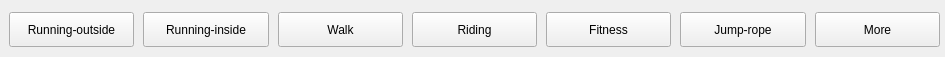
              <widget class="QWidget" name="scrollAreaWidgetContents_2">
               <property name="geometry">
                <rect>
                 <x>0</x>
                 <y>0</y>
                 <width>945</width>
                 <height>57</height>
                </rect>
               </property>
               <widget class="QWidget" name="layoutWidget">
                <property name="geometry">
                 <rect>
                  <x>9</x>
                  <y>11</y>
                  <width>931</width>
                  <height>37</height>
                 </rect>
                </property>
                <layout class="QHBoxLayout" name="horizontalLayout_2">
                 <property name="spacing">
                  <number>9</number>
                 </property>
                 <item>
                  <widget class="QPushButton" name="button_sports_running_outside">
                   <property name="minimumSize">
                    <size>
                     <width>125</width>
                     <height>35</height>
                    </size>
                   </property>
                   <property name="text">
                    <string>Running-outside</string>
                   </property>
                   <property name="icon">
                    <iconset resource="../res.qrc">
                     <normaloff>:/icons/icon/benpao.png</normaloff>:/icons/icon/benpao.png</iconset>
                   </property>
                   <property name="iconSize">
                    <size>
                     <width>24</width>
                     <height>24</height>
                    </size>
                   </property>
                  </widget>
                 </item>
                 <item>
                  <widget class="QPushButton" name="button_sports_running_inside">
                   <property name="minimumSize">
                    <size>
                     <width>125</width>
                     <height>35</height>
                    </size>
                   </property>
                   <property name="text">
                    <string>Running-inside</string>
                   </property>
                   <property name="icon">
                    <iconset resource="../res.qrc">
                     <normaloff>:/icons/icon/shineipaobu.png</normaloff>:/icons/icon/shineipaobu.png</iconset>
                   </property>
                   <property name="iconSize">
                    <size>
                     <width>24</width>
                     <height>24</height>
                    </size>
                   </property>
                  </widget>
                 </item>
                 <item>
                  <widget class="QPushButton" name="button_sports_walk">
                   <property name="minimumSize">
                    <size>
                     <width>125</width>
                     <height>35</height>
                    </size>
                   </property>
                   <property name="text">
                    <string>Walk</string>
                   </property>
                   <property name="icon">
                    <iconset resource="../res.qrc">
                     <normaloff>:/icons/icon/walk.png</normaloff>:/icons/icon/walk.png</iconset>
                   </property>
                   <property name="iconSize">
                    <size>
                     <width>24</width>
                     <height>24</height>
                    </size>
                   </property>
                  </widget>
                 </item>
                 <item>
                  <widget class="QPushButton" name="button_sports_riding">
                   <property name="minimumSize">
                    <size>
                     <width>125</width>
                     <height>35</height>
                    </size>
                   </property>
                   <property name="text">
                    <string>Riding</string>
                   </property>
                   <property name="icon">
                    <iconset resource="../res.qrc">
                     <normaloff>:/icons/icon/骑行.png</normaloff>:/icons/icon/骑行.png</iconset>
                   </property>
                   <property name="iconSize">
                    <size>
                     <width>24</width>
                     <height>24</height>
                    </size>
                   </property>
                  </widget>
                 </item>
                 <item>
                  <widget class="QPushButton" name="button_sports_fitness">
                   <property name="minimumSize">
                    <size>
                     <width>125</width>
                     <height>35</height>
                    </size>
                   </property>
                   <property name="text">
                    <string>Fitness</string>
                   </property>
                   <property name="icon">
                    <iconset resource="../res.qrc">
                     <normaloff>:/icons/icon/ticao.png</normaloff>:/icons/icon/ticao.png</iconset>
                   </property>
                   <property name="iconSize">
                    <size>
                     <width>24</width>
                     <height>24</height>
                    </size>
                   </property>
                  </widget>
                 </item>
                 <item>
                  <widget class="QPushButton" name="button_sports_jump_rope">
                   <property name="minimumSize">
                    <size>
                     <width>125</width>
                     <height>35</height>
                    </size>
                   </property>
                   <property name="text">
                    <string>Jump-rope</string>
                   </property>
                   <property name="icon">
                    <iconset resource="../res.qrc">
                     <normaloff>:/icons/icon/tiaosheng.png</normaloff>:/icons/icon/tiaosheng.png</iconset>
                   </property>
                   <property name="iconSize">
                    <size>
                     <width>24</width>
                     <height>24</height>
                    </size>
                   </property>
                  </widget>
                 </item>
                 <item>
                  <widget class="QPushButton" name="button_sports_more">
                   <property name="minimumSize">
                    <size>
                     <width>125</width>
                     <height>35</height>
                    </size>
                   </property>
                   <property name="text">
                    <string>More</string>
                   </property>
                   <property name="icon">
                    <iconset resource="../res.qrc">
                     <normaloff>:/icons/icon/更多、分类.png</normaloff>:/icons/icon/更多、分类.png</iconset>
                   </property>
                   <property name="iconSize">
                    <size>
                     <width>24</width>
                     <height>24</height>
                    </size>
                   </property>
                  </widget>
                 </item>
                </layout>
               </widget>
              </widget>
